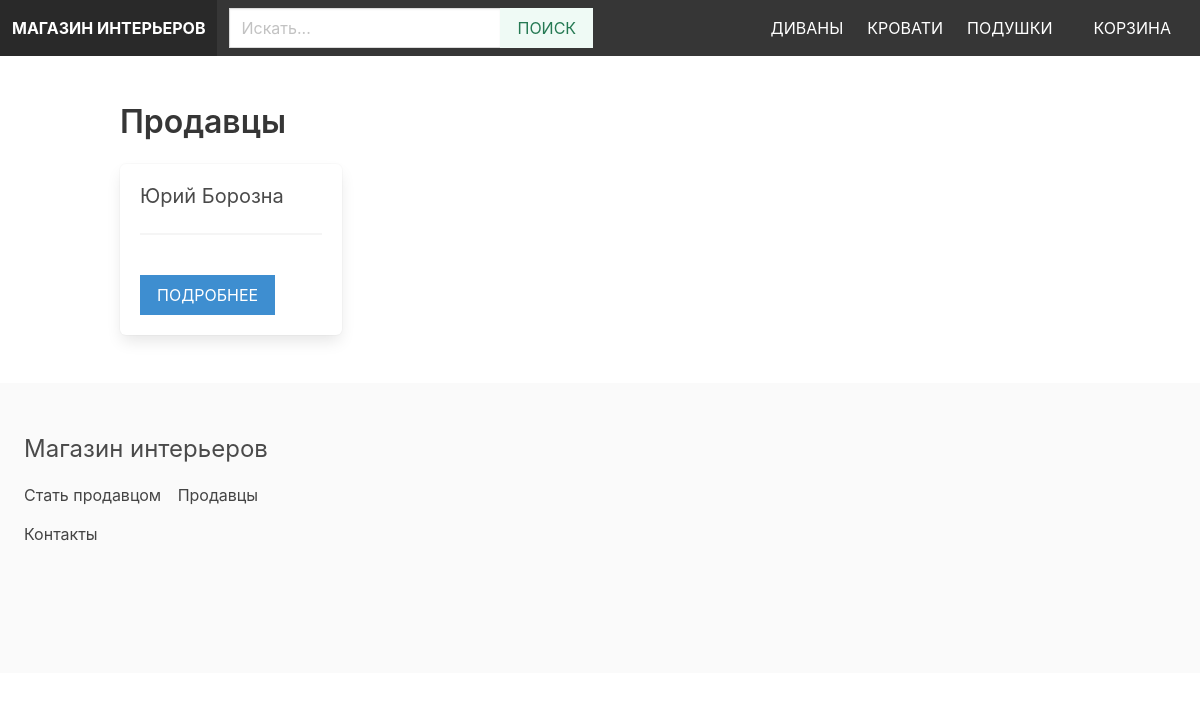
The app's page /vendors/ with its own data.
### product/models.py (models this page shows, shortened)
class Category(models.Model):
    title = models.CharField(max_length=255, verbose_name='Название')
    slug = models.SlugField(max_length=255)
    ordering = models.IntegerField(default=0, verbose_name='Заказ')
    class Meta:
        ordering = ['ordering']
        verbose_name_plural = 'Категории'

### vendor/models.py (models this page shows, shortened)
class Vendor(models.Model):
    name=models.CharField(max_length=255, verbose_name = 'Имя')
    created_at = models.DateTimeField(auto_now_add=True)
    created_by = models.OneToOneField(User, related_name="vendor", on_delete=models.CASCADE, verbose_name = 'Создан')
    class Meta:
        ordering = ['name']
        verbose_name_plural = 'Продавец'

### vendor/views.py (the view)
# urls.py: path('vendors/', include('vendor.urls')),
def vendors(request):
    vendors=Vendor.objects.all()
    return render(request, 'vendor/vendors.html', {'vendors': vendors})

### cart/cart.py (called while the page is built)
    def __len__(self):
        return sum(item['quantity'] for item in self.cart.values())

### cart/context_processors.py (called while the page is built)
def cart(request):
    return {'cart': Cart(request)}

### product/context_processors.py (called while the page is built)
def menu_categories(request):
    categories=Category.objects.all()
    return {'menu_categories': categories}

### vendor/templates/vendor/vendors.html (shortened to what this page needs)
{% extends 'core/base.html' %}
{% block content %}
    <h1 class="title">Продавцы</h1>
    <div class="columns is-multiline">
        {% for vendor in vendors %}
            <div class="column is-3">
                <div class="box">
                    <h2 class="subtitle">{{ vendor.name }}</h2>
                    <hr>
                    <a href="{% url 'vendor' vendor.id %}" class="button is-info is-uppercase mt-4">Подробнее</a>
                </div>
            </div>
        {% endfor %}
    </div>
{% endblock %}

### core/templates/core/base.html (shortened to what this page needs)
{% load static %}
<!DOCTYPE html>
<html lang="ru">
    <head>
        <link rel="stylesheet" href="https://cdn.jsdelivr.net/npm/bulma@0.9.1/css/bulma.min.css">
        <link rel="stylesheet" href="{% static 'styles/main.css' %}">
    </head>
    <body>
        <nav class="navbar is-dark">
            <div class="navbar-brand">
                <a href="/" class="navbar-item"><strong>Магазин интерьеров</strong></a>
            </div>
            <div class="navbar-menu" id="main-navbar">
                <div class="navbar-start">
                    <div class="navbar-item">
                        <form method="get" action="{% url 'search' %}">
                            <div class="field has-addons">
                                <div class="control">
                                    <label>
                                        <input type="text" class="input" placeholder="Искать..." name="query">
                                    </label>
                                </div>
                                <div class="control">
                                    <button class="button is-success is-light is-uppercase">Поиск</button>
                                </div>
                            </div>
                        </form>
                    </div>
                </div>
                <div class="navbar-end">
                    {% for category in menu_categories %}
                        <a href="{% url 'category' category.slug %}" class="navbar-item">{{ category.title }}</a>
                    {% endfor %}
                    <div class="navbar-item">
                        <a href="{% url 'cart' %}" class="button is-dark">Корзина {% if cart %}({{ cart|length }}){% endif %}</a>
                    </div>
                </div>
            </div>
        </nav>
        <section class="section">
            <div class="container">
                {% block content %}
                {% endblock %}
            </div>
        </section>
        <footer class="footer">
            <h3 class="is-size-4 mb-4">Магазин интерьеров</h3>
            {% if request.user.is_authenticated %}
                <a href="{% url 'vendor_admin' %}">Продавец администратор</a>
            {% else %}
                <a href="{% url 'become_vendor' %}">Стать продавцом</a>
            {% endif %}
                <a href="{% url 'vendors' %}" class="ml-3">Продавцы</a>
            <div class="mb-4">
                <a href="{% url 'contact' %}">Контакты</a>
            </div>
        </footer>
    </body>
</html>

### static/styles/main.css (style rules this page uses)
.navbar { text-transform: uppercase; }
.footer a { margin-bottom: 15px; display: inline-block; color: #444; }
.input, .button { border-radius: 0; }

### records on screen
Category: title "ДИВАНЫ"
Category: title "КРОВАТИ"
Category: title "ПОДУШКИ"
Vendor: name "Юрий Борозна"
